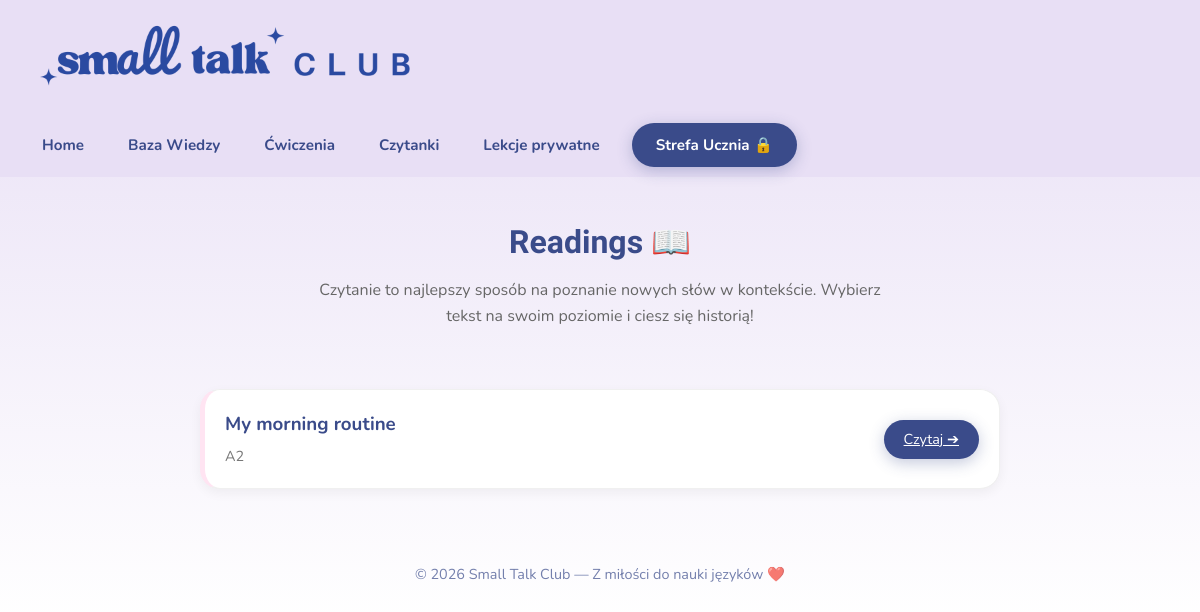
Before: /readings/ with the older database file.
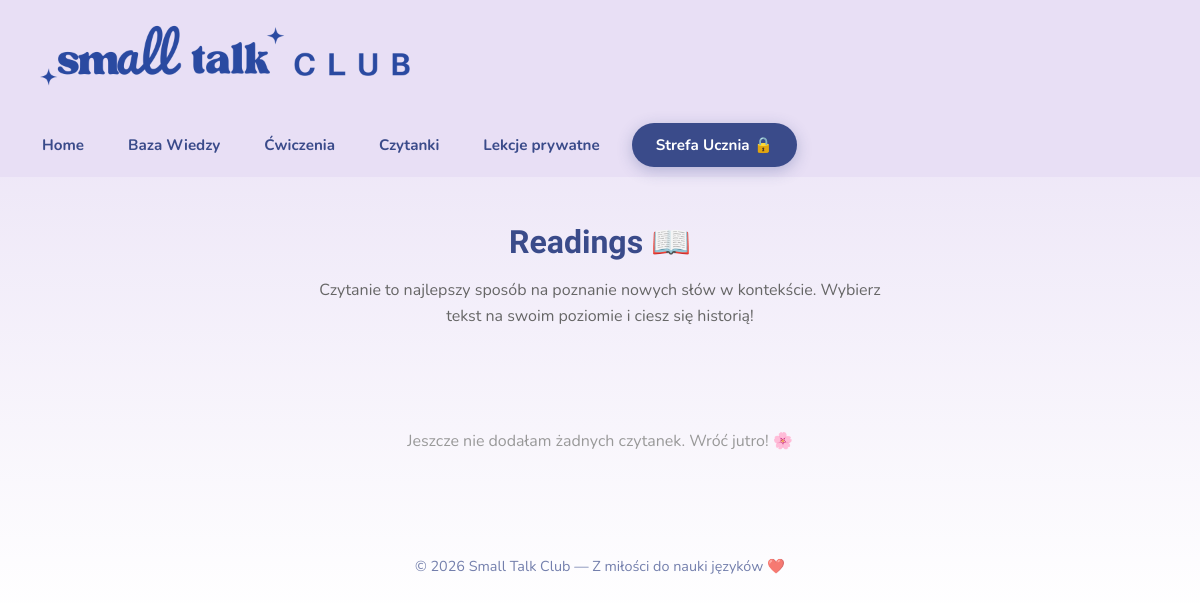
After: the same page with the newer database file.
### content/models.py (models this page shows, shortened)
class Lesson(models.Model):
    TYPE_CHOICES = [
        ('grammar', 'baza wiedzy - teoria'),
        ('exercise', 'ćwiczenia'),
        ('reading', 'czytanie'),
        ('writing', 'pisanie'),
    ]
    title = models.CharField(max_length=200)
    slug = models.SlugField()
    level = models.ForeignKey(Level, on_delete=models.CASCADE)
    category = models.ForeignKey(Category, on_delete=models.SET_NULL, null=True, blank=True)
    type = models.CharField(max_length=20, choices=TYPE_CHOICES)
    content = models.TextField(blank=True) # Treść lekcji/czytanki
    pdf_file = models.FileField(upload_to='pdfs/', blank=True, null=True, verbose_name="Plik PDF")

class Level(models.Model):
    name = models.CharField(max_length=50)
    slug = models.SlugField(unique=True)
    description = models.TextField(blank=True)
    def __str__(self): return self.name

### content/views.py (the view)
# urls.py: path('readings/', readings, name='readings'), # Opcjonalnie
def readings(request):
    all_readings = Lesson.objects.filter(type='reading').order_by('level')
    return render(request, 'readings.html', {'readings': all_readings})

### content/templates/readings.html
{% extends 'base.html' %}
{% load static %}
{% block content %}
<div style="text-align: center; margin-bottom: 40px;">
    <h1 style="color: var(--brand-blue); font-family: 'Quicksand', sans-serif;">Readings 📖</h1>
    <p style="color: #666; max-width: 600px; margin: 10px auto;">
        Czytanie to najlepszy sposób na poznanie nowych słów w kontekście.
        Wybierz tekst na swoim poziomie i ciesz się historią!
    </p>
</div>
<div class="levels-grid" style="display: flex; flex-direction: column; gap: 20px; max-width: 800px; margin: 0 auto;">
    {% for lesson in readings %}
    <div class="card" style="display: flex; align-items: center; justify-content: space-between; padding: 20px; border-left: 5px solid var(--brand-pink);">
        <div>
            <h3 style="margin-bottom: 5px; color: var(--brand-blue);">
                <a href="{% url 'lesson_detail' lesson.slug %}" style="text-decoration: none; color: inherit;">
                    {{ lesson.title }}
                </a>
            </h3>
            <p style="font-size: 0.9rem; color: #777;">{{ lesson.level }}</p>
        </div>
        <a href="{% url 'lesson_detail' lesson.slug %}" class="btn-login" style="font-size: 0.9rem; padding: 8px 20px !important;">
            Czytaj ➔
        </a>
    </div>
    {% empty %}
    <div style="text-align: center; color: #999; padding: 40px;">
        <p>Jeszcze nie dodałam żadnych czytanek. Wróć jutro! 🌸</p>
    </div>
    {% endfor %}
</div>
{% endblock %}

Changed rows visible on the page:
removed Lesson: title "My morning routine", level "A2"
Other visible differences:
text now shown: "Jeszcze nie dodałam żadnych czytanek. Wróć jutro! 🌸"
